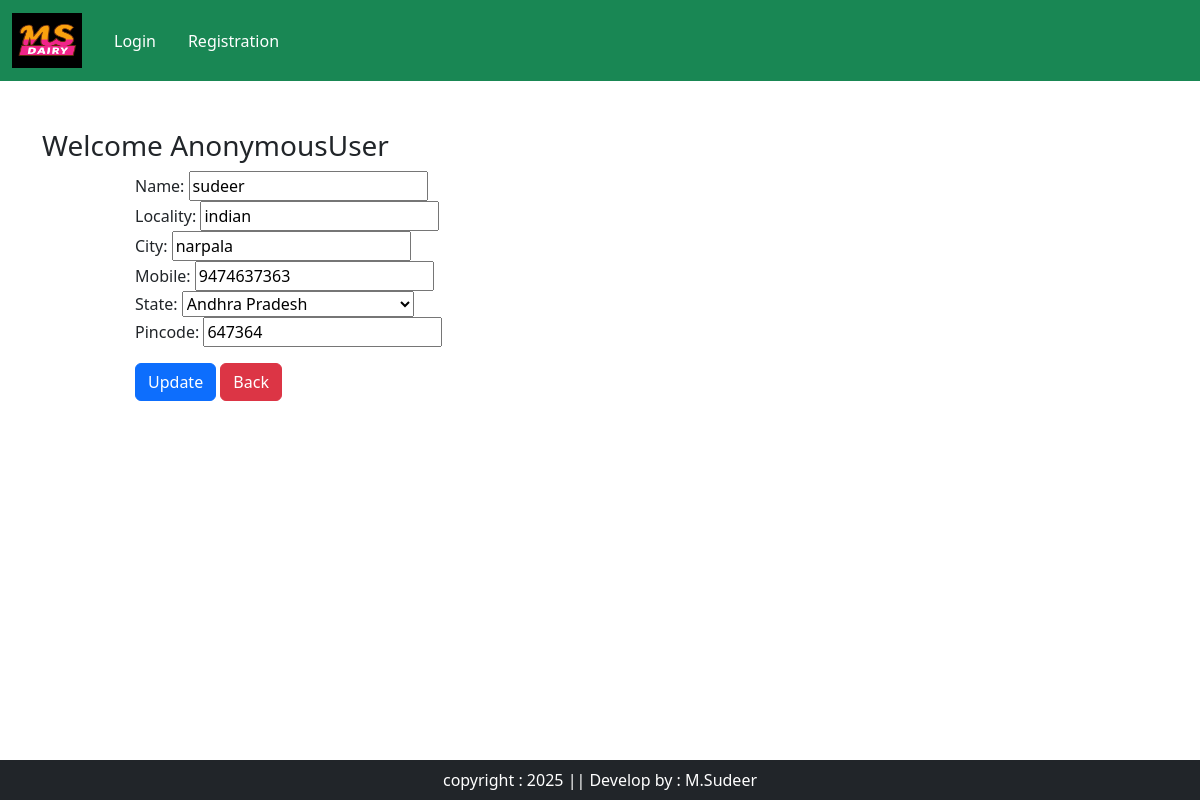
The page /updateAddress/15 on the database its author committed.
### app/models.py (models this page shows, shortened)
class Customer(models.Model):
    user=models.ForeignKey(User,on_delete=models.CASCADE)
    name=models.CharField(max_length=200)
    locality=models.CharField(max_length=200)
    city=models.CharField(max_length=200)
    mobile=models.IntegerField(default=0)
    pincode=models.IntegerField()
    state=models.CharField(choices=STATE_CHOICE, max_length=100)

### app/views.py (the view, shortened to what this page needs)
# urls.py: path("updateAddress/<int:pk>",views. updateAddress.as_view(), name="updateAddress"),
class updateAddress(View):
    def get(self,request,pk):
        add=Customer.objects.get(pk=pk)
        form = CustomerProfileForm(instance=add)
        return render(request,'app/updateAddress.html',locals())

### app/forms.py
class CustomerProfileForm(forms.ModelForm):
    class Meta:
        model = Customer
        fields = ['name','locality','city','mobile','state','pincode']
        widgets={
            'name':forms.TextInput(attrs={'class':'form=control'}),
            'locality':forms.TextInput(attrs={'class':'form=control'}),
            'city':forms.TextInput(attrs={'class':'form=control'}),
            'mobile':forms.NumberInput(attrs={'class':'form=control'}),
            'state' : forms.Select(attrs={'class':'form=control'}),
            'pincode':forms.NumberInput(attrs={'class':'form=control'})
        }

### app/templates/app/updateAddress.html (shortened to what this page needs)
{% extends "app/index.html" %}
{% load static %}
{% block main-content %}
    <div class="container my-5">
        <div class="row">
            <h3>Welcome <span class="text-capitalize">{{request.user}}</span></h3>
        </div>
        <div class="col-sm-8 offset-sm-1">
            <form action="" method="post">
                {% for fm in form %}
                    {{fm.label_tag}} {{fm}} <small class="text-danger">{{fm.errors|striptags}}</small> <br>
                {% endfor %}
                <div class="col-12 mt-3">
                    <button type="submit" class="btn btn-primary">Update</button>
                    <a href="{% url 'address' %}" class="btn btn-danger" type="button">Back</a>
                </div>
            </form>
        </div>
    </div>
{% endblock main-content %}

### rows shown on the page
Customer: form "sudeer" "indian" "narpala" "9474637363" "Andhra Pradesh" "647364"

### other values the page prints
{{ request.user }} "AnonymousUser"
{{ fm.label_tag }} "Name:" "Locality:" "City:" "Mobile:" "State:" "Pincode:"
